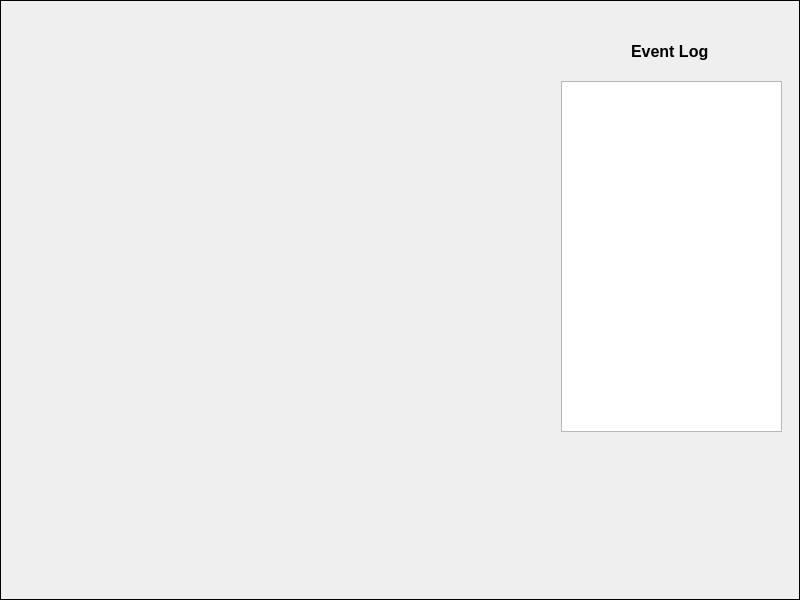
<?xml version="1.0" encoding="UTF-8"?>
<ui version="4.0">
 <class>MainWindow</class>
 <widget class="QMainWindow" name="MainWindow">
  <property name="geometry">
   <rect>
    <x>0</x>
    <y>0</y>
    <width>800</width>
    <height>600</height>
   </rect>
  </property>
  <property name="windowTitle">
   <string>Interconnect Simulator</string>
  </property>
  <property name="windowIcon">
   <iconset theme="QIcon::ThemeIcon::AudioCard"/>
  </property>
  <widget class="QWidget" name="centralwidget">
   <property name="sizePolicy">
    <sizepolicy hsizetype="Fixed" vsizetype="Fixed">
     <horstretch>0</horstretch>
     <verstretch>0</verstretch>
    </sizepolicy>
   </property>
   <widget class="QStackedWidget" name="pages">
    <property name="enabled">
     <bool>true</bool>
    </property>
    <property name="geometry">
     <rect>
      <x>0</x>
      <y>0</y>
      <width>800</width>
      <height>600</height>
     </rect>
    </property>
    <property name="frameShape">
     <enum>QFrame::Shape::Box</enum>
    </property>
    <property name="currentIndex">
     <number>1</number>
    </property>
    <widget class="QWidget" name="page">
     <widget class="QWidget" name="verticalLayoutWidget">
      <property name="geometry">
       <rect>
        <x>-10</x>
        <y>0</y>
        <width>811</width>
        <height>601</height>
       </rect>
      </property>
      <layout class="QVBoxLayout" name="selectionLo">
       <property name="sizeConstraint">
        <enum>QLayout::SizeConstraint::SetDefaultConstraint</enum>
       </property>
       <property name="leftMargin">
        <number>5</number>
       </property>
       <property name="topMargin">
        <number>5</number>
       </property>
       <property name="rightMargin">
        <number>5</number>
       </property>
       <property name="bottomMargin">
        <number>15</number>
       </property>
       <item>
        <widget class="QLabel" name="title_label">
         <property name="enabled">
          <bool>false</bool>
         </property>
         <property name="maximumSize">
          <size>
           <width>16777215</width>
           <height>50</height>
          </size>
         </property>
         <property name="font">
          <font>
           <pointsize>23</pointsize>
           <bold>true</bold>
          </font>
         </property>
         <property name="layoutDirection">
          <enum>Qt::LayoutDirection::LeftToRight</enum>
         </property>
         <property name="autoFillBackground">
          <bool>true</bool>
         </property>
         <property name="frameShape">
          <enum>QFrame::Shape::NoFrame</enum>
         </property>
         <property name="text">
          <string>INTERCONNECT BUS SIMULATOR</string>
         </property>
         <property name="alignment">
          <set>Qt::AlignmentFlag::AlignCenter</set>
         </property>
        </widget>
       </item>
       <item>
        <widget class="QLabel" name="settings_label">
         <property name="maximumSize">
          <size>
           <width>16777215</width>
           <height>50</height>
          </size>
         </property>
         <property name="font">
          <font>
           <pointsize>16</pointsize>
           <bold>true</bold>
           <kerning>false</kerning>
          </font>
         </property>
         <property name="autoFillBackground">
          <bool>true</bool>
         </property>
         <property name="text">
          <string>Selección de ajustes</string>
         </property>
         <property name="alignment">
          <set>Qt::AlignmentFlag::AlignCenter</set>
         </property>
        </widget>
       </item>
       <item>
        <layout class="QHBoxLayout" name="horizontalLayout_2">
         <property name="leftMargin">
          <number>5</number>
         </property>
         <property name="rightMargin">
          <number>10</number>
         </property>
         <item>
          <layout class="QVBoxLayout" name="verticalLayout_2">
           <property name="topMargin">
            <number>10</number>
           </property>
           <item>
            <widget class="QLabel" name="label_11">
             <property name="maximumSize">
              <size>
               <width>16777215</width>
               <height>20</height>
              </size>
             </property>
             <property name="font">
              <font>
               <pointsize>13</pointsize>
               <bold>false</bold>
              </font>
             </property>
             <property name="text">
              <string>Prioridad de PEs</string>
             </property>
             <property name="alignment">
              <set>Qt::AlignmentFlag::AlignCenter</set>
             </property>
            </widget>
           </item>
           <item>
            <layout class="QGridLayout" name="gridLayout">
             <property name="leftMargin">
              <number>5</number>
             </property>
             <property name="topMargin">
              <number>0</number>
             </property>
             <property name="rightMargin">
              <number>5</number>
             </property>
             <property name="bottomMargin">
              <number>0</number>
             </property>
             <property name="spacing">
              <number>0</number>
             </property>
             <item row="6" column="0">
              <widget class="QLabel" name="label_3">
               <property name="maximumSize">
                <size>
                 <width>100</width>
                 <height>16777215</height>
                </size>
               </property>
               <property name="text">
                <string>PE3</string>
               </property>
               <property name="alignment">
                <set>Qt::AlignmentFlag::AlignCenter</set>
               </property>
              </widget>
             </item>
             <item row="0" column="1">
              <widget class="QSpinBox" name="PE1_prty">
               <property name="maximumSize">
                <size>
                 <width>75</width>
                 <height>16777215</height>
                </size>
               </property>
               <property name="minimum">
                <number>1</number>
               </property>
               <property name="maximum">
                <number>256</number>
               </property>
              </widget>
             </item>
             <item row="8" column="0">
              <widget class="QLabel" name="label_5">
               <property name="maximumSize">
                <size>
                 <width>100</width>
                 <height>16777215</height>
                </size>
               </property>
               <property name="text">
                <string>PE5</string>
               </property>
               <property name="alignment">
                <set>Qt::AlignmentFlag::AlignCenter</set>
               </property>
              </widget>
             </item>
             <item row="5" column="1">
              <widget class="QSpinBox" name="PE2_prty">
               <property name="maximumSize">
                <size>
                 <width>75</width>
                 <height>16777215</height>
                </size>
               </property>
               <property name="minimum">
                <number>1</number>
               </property>
               <property name="maximum">
                <number>256</number>
               </property>
              </widget>
             </item>
             <item row="5" column="0">
              <widget class="QLabel" name="label">
               <property name="maximumSize">
                <size>
                 <width>100</width>
                 <height>16777215</height>
                </size>
               </property>
               <property name="text">
                <string>PE2</string>
               </property>
               <property name="alignment">
                <set>Qt::AlignmentFlag::AlignCenter</set>
               </property>
              </widget>
             </item>
             <item row="9" column="0">
              <widget class="QLabel" name="label_6">
               <property name="maximumSize">
                <size>
                 <width>100</width>
                 <height>16777215</height>
                </size>
               </property>
               <property name="text">
                <string>PE6</string>
               </property>
               <property name="alignment">
                <set>Qt::AlignmentFlag::AlignCenter</set>
               </property>
              </widget>
             </item>
             <item row="10" column="1">
              <widget class="QSpinBox" name="PE7_prty">
               <property name="maximumSize">
                <size>
                 <width>75</width>
                 <height>16777215</height>
                </size>
               </property>
               <property name="minimum">
                <number>1</number>
               </property>
               <property name="maximum">
                <number>256</number>
               </property>
              </widget>
             </item>
             <item row="10" column="0">
              <widget class="QLabel" name="label_7">
               <property name="maximumSize">
                <size>
                 <width>100</width>
                 <height>16777215</height>
                </size>
               </property>
               <property name="text">
                <string>PE7</string>
               </property>
               <property name="alignment">
                <set>Qt::AlignmentFlag::AlignCenter</set>
               </property>
              </widget>
             </item>
             <item row="12" column="1">
              <widget class="QSpinBox" name="PE9_prty">
               <property name="maximumSize">
                <size>
                 <width>75</width>
                 <height>16777215</height>
                </size>
               </property>
               <property name="minimum">
                <number>1</number>
               </property>
               <property name="maximum">
                <number>256</number>
               </property>
              </widget>
             </item>
             <item row="6" column="1">
              <widget class="QSpinBox" name="PE3_prty">
               <property name="maximumSize">
                <size>
                 <width>75</width>
                 <height>16777215</height>
                </size>
               </property>
               <property name="minimum">
                <number>1</number>
               </property>
               <property name="maximum">
                <number>256</number>
               </property>
              </widget>
             </item>
             <item row="7" column="0">
              <widget class="QLabel" name="label_4">
               <property name="maximumSize">
                <size>
                 <width>100</width>
                 <height>16777215</height>
                </size>
               </property>
               <property name="text">
                <string>PE4</string>
               </property>
               <property name="alignment">
                <set>Qt::AlignmentFlag::AlignCenter</set>
               </property>
              </widget>
             </item>
             <item row="12" column="0">
              <widget class="QLabel" name="label_9">
               <property name="maximumSize">
                <size>
                 <width>100</width>
                 <height>16777215</height>
                </size>
               </property>
               <property name="text">
                <string>PE9</string>
               </property>
               <property name="alignment">
                <set>Qt::AlignmentFlag::AlignCenter</set>
               </property>
              </widget>
             </item>
             <item row="13" column="0">
              <widget class="QLabel" name="label_10">
               <property name="maximumSize">
                <size>
                 <width>100</width>
                 <height>16777215</height>
                </size>
               </property>
               <property name="text">
                <string>PE10</string>
               </property>
               <property name="alignment">
                <set>Qt::AlignmentFlag::AlignCenter</set>
               </property>
              </widget>
             </item>
             <item row="0" column="0">
              <widget class="QLabel" name="label_2">
               <property name="maximumSize">
                <size>
                 <width>100</width>
                 <height>16777215</height>
                </size>
               </property>
               <property name="text">
                <string>PE1</string>
               </property>
               <property name="alignment">
                <set>Qt::AlignmentFlag::AlignCenter</set>
               </property>
              </widget>
             </item>
             <item row="11" column="1">
              <widget class="QSpinBox" name="PE8_prty">
               <property name="maximumSize">
                <size>
                 <width>75</width>
                 <height>16777215</height>
                </size>
               </property>
               <property name="minimum">
                <number>1</number>
               </property>
               <property name="maximum">
                <number>256</number>
               </property>
              </widget>
             </item>
             <item row="11" column="0">
              <widget class="QLabel" name="label_8">
               <property name="maximumSize">
                <size>
                 <width>100</width>
                 <height>16777215</height>
                </size>
               </property>
               <property name="text">
                <string>PE8</string>
               </property>
               <property name="alignment">
                <set>Qt::AlignmentFlag::AlignCenter</set>
               </property>
              </widget>
             </item>
             <item row="13" column="1">
              <widget class="QSpinBox" name="PE10_prty">
               <property name="maximumSize">
                <size>
                 <width>75</width>
                 <height>16777215</height>
                </size>
               </property>
               <property name="minimum">
                <number>1</number>
               </property>
               <property name="maximum">
                <number>256</number>
               </property>
              </widget>
             </item>
             <item row="9" column="1">
              <widget class="QSpinBox" name="PE6_prty">
               <property name="maximumSize">
                <size>
                 <width>75</width>
                 <height>16777215</height>
                </size>
               </property>
               <property name="minimum">
                <number>1</number>
               </property>
               <property name="maximum">
                <number>256</number>
               </property>
              </widget>
             </item>
             <item row="7" column="1">
              <widget class="QSpinBox" name="PE4_prty">
               <property name="maximumSize">
                <size>
                 <width>75</width>
                 <height>16777215</height>
                </size>
               </property>
               <property name="minimum">
                <number>1</number>
               </property>
               <property name="maximum">
                <number>256</number>
               </property>
              </widget>
             </item>
             <item row="8" column="1">
              <widget class="QSpinBox" name="PE5_prty">
               <property name="maximumSize">
                <size>
                 <width>75</width>
                 <height>16777215</height>
                </size>
               </property>
               <property name="minimum">
                <number>1</number>
               </property>
               <property name="maximum">
                <number>256</number>
               </property>
              </widget>
             </item>
            </layout>
           </item>
          </layout>
         </item>
         <item>
          <layout class="QVBoxLayout" name="verticalLayout_5">
           <property name="leftMargin">
            <number>5</number>
           </property>
           <property name="topMargin">
            <number>5</number>
           </property>
           <property name="rightMargin">
            <number>5</number>
           </property>
           <property name="bottomMargin">
            <number>5</number>
           </property>
           <item>
            <widget class="QLabel" name="label_12">
             <property name="maximumSize">
              <size>
               <width>16777215</width>
               <height>20</height>
              </size>
             </property>
             <property name="font">
              <font>
               <pointsize>12</pointsize>
               <bold>true</bold>
               <underline>false</underline>
               <strikeout>false</strikeout>
              </font>
             </property>
             <property name="text">
              <string>Modo de arbitraje</string>
             </property>
            </widget>
           </item>
           <item>
            <widget class="QRadioButton" name="QoS_btn">
             <property name="text">
              <string>FIFO</string>
             </property>
             <property name="checked">
              <bool>true</bool>
             </property>
            </widget>
           </item>
           <item>
            <widget class="QRadioButton" name="FIFO_btn">
             <property name="text">
              <string>Basado en QoS </string>
             </property>
            </widget>
           </item>
           <item>
            <widget class="QLabel" name="label_13">
             <property name="maximumSize">
              <size>
               <width>200</width>
               <height>50</height>
              </size>
             </property>
             <property name="font">
              <font>
               <pointsize>12</pointsize>
               <bold>true</bold>
              </font>
             </property>
             <property name="text">
              <string>Velocidad de simulación</string>
             </property>
            </widget>
           </item>
           <item>
            <widget class="QSlider" name="horizontalSlider">
             <property name="maximumSize">
              <size>
               <width>200</width>
               <height>16777215</height>
              </size>
             </property>
             <property name="minimum">
              <number>1</number>
             </property>
             <property name="maximum">
              <number>10</number>
             </property>
             <property name="tracking">
              <bool>true</bool>
             </property>
             <property name="orientation">
              <enum>Qt::Orientation::Horizontal</enum>
             </property>
             <property name="tickPosition">
              <enum>QSlider::TickPosition::TicksAbove</enum>
             </property>
             <property name="tickInterval">
              <number>1</number>
             </property>
            </widget>
           </item>
          </layout>
         </item>
        </layout>
       </item>
       <item alignment="Qt::AlignmentFlag::AlignHCenter">
        <widget class="QPushButton" name="pushButton">
         <property name="enabled">
          <bool>true</bool>
         </property>
         <property name="maximumSize">
          <size>
           <width>400</width>
           <height>16777215</height>
          </size>
         </property>
         <property name="font">
          <font>
           <pointsize>18</pointsize>
           <bold>true</bold>
          </font>
         </property>
         <property name="layoutDirection">
          <enum>Qt::LayoutDirection::LeftToRight</enum>
         </property>
         <property name="autoFillBackground">
          <bool>false</bool>
         </property>
         <property name="text">
          <string>INICIAR SIMULACIÓN</string>
         </property>
         <property name="checkable">
          <bool>false</bool>
         </property>
         <property name="default">
          <bool>false</bool>
         </property>
         <property name="flat">
          <bool>false</bool>
         </property>
        </widget>
       </item>
      </layout>
     </widget>
    </widget>
    <widget class="QWidget" name="page_2">
     <widget class="QLabel" name="main_graphic">
      <property name="geometry">
       <rect>
        <x>20</x>
        <y>90</y>
        <width>511</width>
        <height>241</height>
       </rect>
      </property>
      <property name="font">
       <font>
        <pointsize>14</pointsize>
       </font>
      </property>
      <property name="text">
       <string/>
      </property>
      <property name="pixmap">
       <pixmap resource="main_graphic.qrc">:/new/imgs/img/GRAPHICpng.png</pixmap>
      </property>
      <property name="scaledContents">
       <bool>true</bool>
      </property>
     </widget>
     <widget class="QTextBrowser" name="textBrowser">
      <property name="geometry">
       <rect>
        <x>560</x>
        <y>80</y>
        <width>221</width>
        <height>351</height>
       </rect>
      </property>
     </widget>
     <widget class="QLabel" name="label_15">
      <property name="geometry">
       <rect>
        <x>630</x>
        <y>35</y>
        <width>101</width>
        <height>31</height>
       </rect>
      </property>
      <property name="font">
       <font>
        <pointsize>12</pointsize>
        <bold>true</bold>
       </font>
      </property>
      <property name="text">
       <string>Event Log</string>
      </property>
     </widget>
    </widget>
   </widget>
  </widget>
 </widget>
 <tabstops>
  <tabstop>PE1_prty</tabstop>
  <tabstop>PE2_prty</tabstop>
  <tabstop>PE3_prty</tabstop>
  <tabstop>PE4_prty</tabstop>
  <tabstop>PE5_prty</tabstop>
  <tabstop>PE6_prty</tabstop>
  <tabstop>PE7_prty</tabstop>
  <tabstop>PE8_prty</tabstop>
  <tabstop>PE9_prty</tabstop>
  <tabstop>PE10_prty</tabstop>
 </tabstops>
 <resources>
  <include location="main_graphic.qrc"/>
 </resources>
 <connections/>
</ui>
